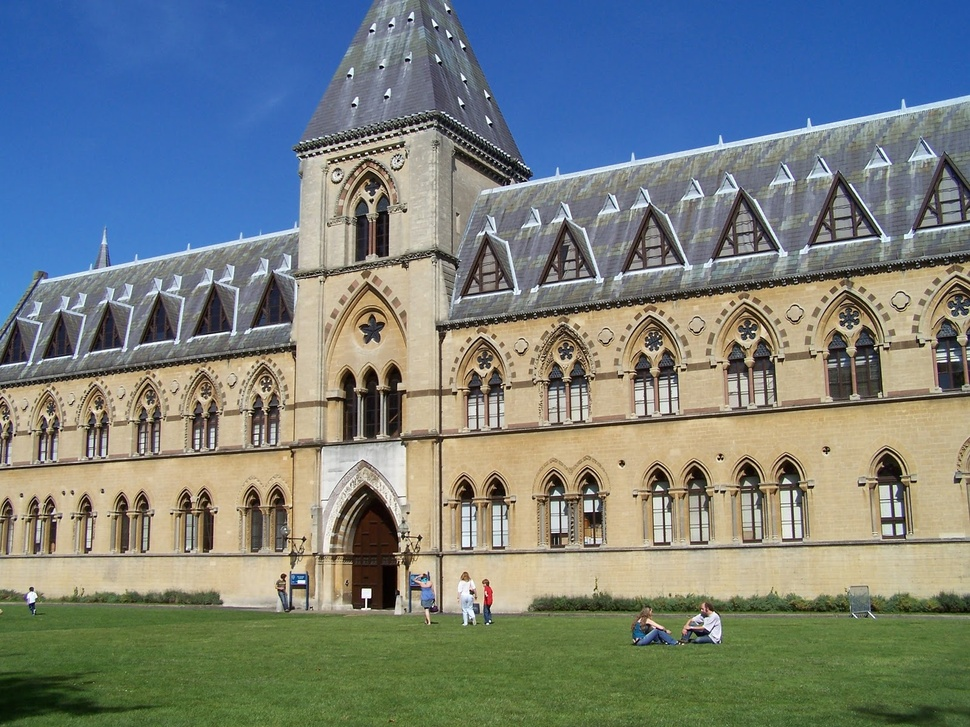
//> input picture Scene Grouping/Grouping 2/oxford.jpg, 970 x 727 px, shrunk from 1600 x 1200 before the run
$ ./try oxford.jpg out.png 2 3 100   (built with g++ and OpenCV 4)
//> lines starting //> are read from the running program, lines starting //| are printed output that depends on the picture
// [30 lines of licence text are left out]


#include "opencv2/ximgproc/segmentation.hpp"
#include "opencv2/highgui.hpp"
#include "opencv2/core.hpp"
#include "opencv2/imgproc.hpp"
#include <iostream>

using namespace cv;
using namespace cv::ximgproc::segmentation;

Scalar hsv_to_rgb(Scalar);
Scalar color_mapping(int);

static void help() {
    std::cout << std::endl <<
    "A program demonstrating the use and capabilities of a particular graph based image" << std::endl <<
    "segmentation algorithm described in P. Felzenszwalb, D. Huttenlocher," << std::endl <<
    "             \"Efficient Graph-Based Image Segmentation\"" << std::endl <<
    "International Journal of Computer Vision, Vol. 59, No. 2, September 2004" << std::endl << std::endl <<
    "Usage:" << std::endl <<
    "./graphsegmentation_demo input_image output_image [simga=0.5] [k=300] [min_size=100]" << std::endl;
}

Scalar hsv_to_rgb(Scalar c) {
    Mat in(1, 1, CV_32FC3);
    Mat out(1, 1, CV_32FC3);

    float * p = in.ptr<float>(0);

    p[0] = (float)c[0] * 360.0f;
    p[1] = (float)c[1];
    p[2] = (float)c[2];

    cvtColor(in, out, COLOR_HSV2RGB);

    Scalar t;

    Vec3f p2 = out.at<Vec3f>(0, 0);

    t[0] = (int)(p2[0] * 255);
    t[1] = (int)(p2[1] * 255);
    t[2] = (int)(p2[2] * 255);

    return t;

}

Scalar color_mapping(int segment_id) {

    double base = (double)(segment_id) * 0.618033988749895 + 0.24443434;

    return hsv_to_rgb(Scalar(fmod(base, 1.2), 0.95, 0.80));

}

int main(int argc, char** argv) {

    if (argc < 2 || argc > 6) {
        help();
        return -1;
    }

    Ptr<GraphSegmentation> gs = createGraphSegmentation();

    if (argc > 3)
        gs->setSigma(atof(argv[3]));

    if (argc > 4)
        gs->setK((float)atoi(argv[4]));

    if (argc > 5)
        gs->setMinSize(atoi(argv[5]));

    if (!gs) {
        std::cerr << "Failed to create GraphSegmentation Algorithm." << std::endl;
        return -2;
    }

    Mat input, output, output_image;

    input = imread(argv[1]);
//> input is the input picture: 727 rows x 970 cols, CV_8UC3; mean B, G, R 125.9, 128.2, 119.1

    if (!input.data) {
        std::cerr << "Failed to load input image" << std::endl;
        return -3;
    }

    gs->processImage(input, output);
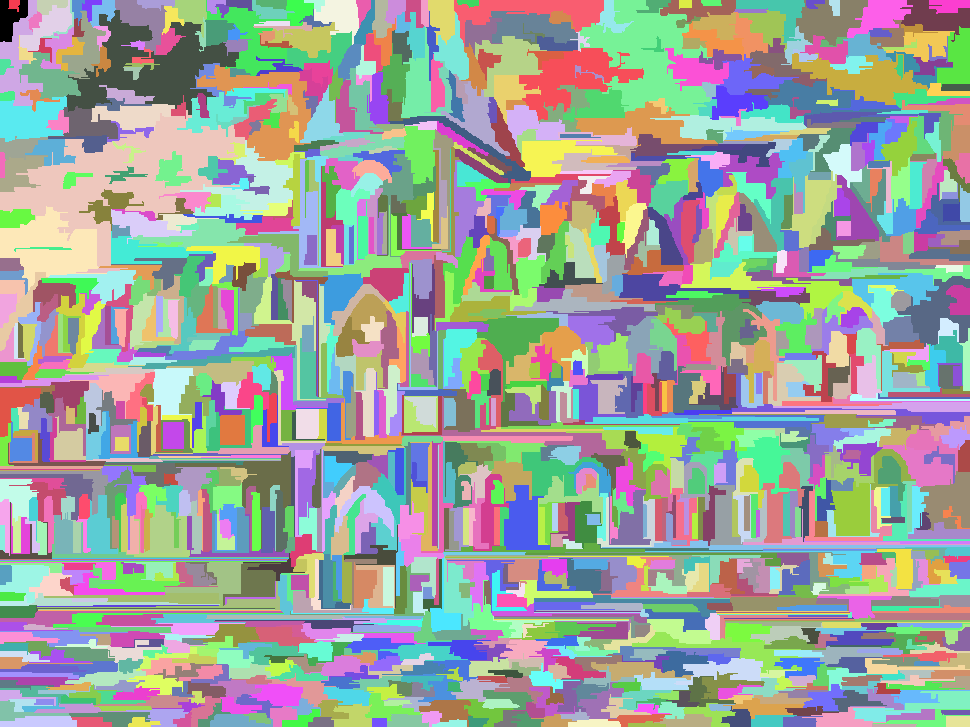
//> output: 727 rows x 970 cols, CV_32SC1; 1516 distinct labels, from 0 to 1515; one colour per label, 0 black

    double min, max;
    minMaxLoc(output, &min, &max);
//> min = 0; max = 1515

    int nb_segs = (int)max + 1;
//> nb_segs = 1516

    std::cout << nb_segs << " segments" << std::endl;
//| 1516 segments

    output_image = Mat::zeros(output.rows, output.cols, CV_8UC3);

    uint* p;
    uchar* p2;

    for (int i = 0; i < output.rows; i++) {

        p = output.ptr<uint>(i);
        p2 = output_image.ptr<uchar>(i);

        for (int j = 0; j < output.cols; j++) {
            Scalar color = color_mapping(p[j]);
            p2[j*3] = (uchar)color[0];
            p2[j*3 + 1] = (uchar)color[1];
            p2[j*3 + 2] = (uchar)color[2];
        }
    }
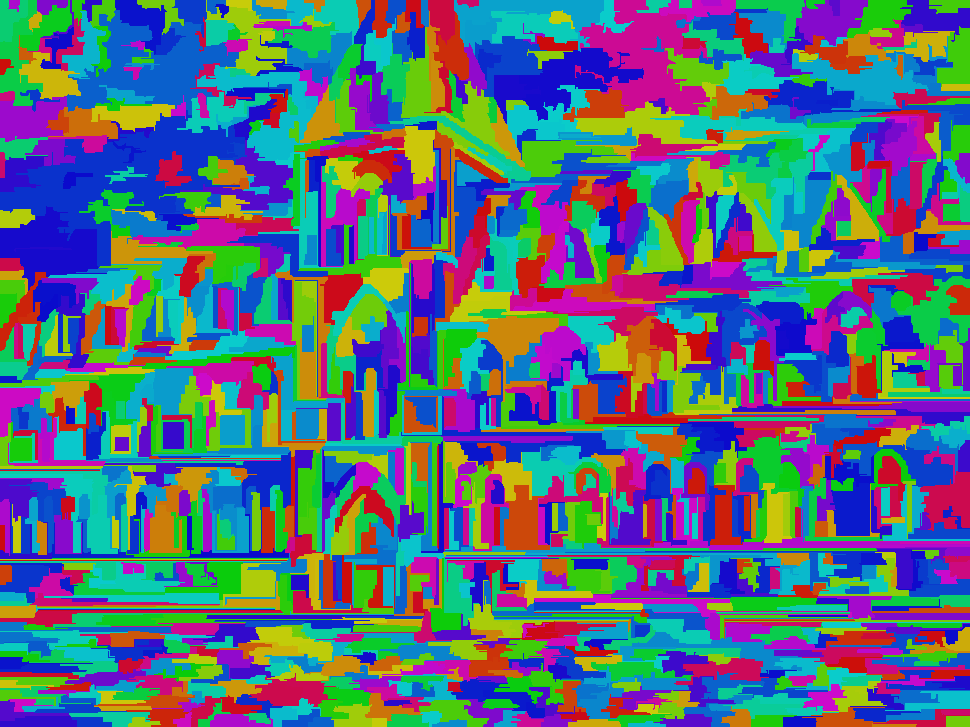
//> output_image: 727 rows x 970 cols, CV_8UC3; mean B, G, R 125.7, 108, 88

    imwrite(argv[2], output_image);

    std::cout << "Image written to " << argv[2] << std::endl;
//| Image written to out.png

    return 0;
}
